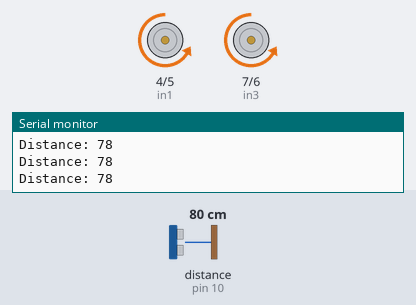
A sketch run on a simulated Arduino Uno, built with avr-gcc and run on an emulated ATmega328P. Parts: motor-driver pin pairs drawn as motors (green arrow = first pin HIGH = forward, orange = second pin HIGH = backward, longer = more drive, scaled by the enable pin), the last lines printed to the serial monitor. Wiring (inferred from the names in the program): ultrasonic range finder: trigger pin 11; echo pin 10. The inputs (shaded band) are chosen by the test bench; at power-on: distance to the obstacle (sensor on pin 10) 80 cm. The echo pulse lasts 58.3 µs per cm.

Above: at 3.2 s.
3.3 s: distance to the obstacle (sensor on pin 10) set to 12 cm
4.8 s: distance to the obstacle (sensor on pin 10) set to 9 cm
At 6.8 s:
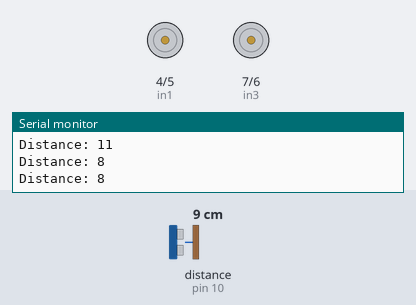
7.8 s: distance to the obstacle (sensor on pin 10) set to 18 cm
9.7 s: distance to the obstacle (sensor on pin 10) set to 2 cm
At 10.7 s:
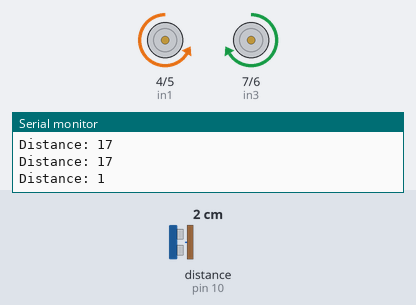
Timing chart, 0 to 13.7 s (numbered marks = the images above; inputs shaded):
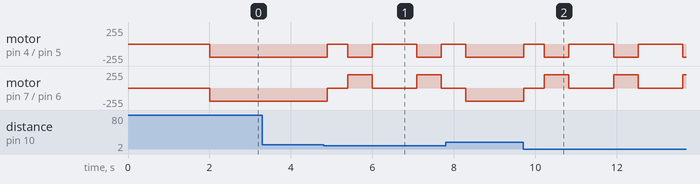

Measured:
- the behaviour switches between 11 and 10 cm on distance to the obstacle (sensor on pin 10) (found by bisection; images 0 and 1)
- after the input at 4.8 s, motor on pin 4 (in1) / pin 5 (in2): goes stopped 0.50 s, backward 200/255 0.60 s, stopped 1.1 s, backward 200/255 0.60 s, then stopped, starting after 0.09 s; motor on pin 7 (in3) / pin 6 (in4): goes stopped 0.50 s, forward 200/255 0.60 s, stopped 1.1 s, forward 200/255 0.60 s, then stopped, starting after 0.09 s
- after the input at 9.7 s, motor on pin 4 (in1) / pin 5 (in2): backward 200/255 → stopped at once, then repeats every 1.7 s: backward 200/255 0.60 s, stopped 1.1 s; motor on pin 7 (in3) / pin 6 (in4): backward 200/255 → stopped at once, then repeats every 1.7 s: forward 200/255 0.60 s, stopped 1.1 s

The sketch:

robotcar_arduino.ino
```cpp
// --- Pin Definitions ---
// Motor A (Left)
#define enA 3
#define in1 4
#define in2 5

// Motor B (Right)
#define enB 9
#define in3 7
#define in4 6

// Ultrasonic Sensor Pins (New)
#define trigPin 11
#define echoPin 10

// --- Settings ---
int motorSpeed = 200;
int turnTimeFor90Deg = 600; // Calibrate this for your specific robot
int obstacleThreshold = 10; // Distance in cm to trigger avoidance

//this function runs ONCE every restart/powerup
void setup() {
  // Motor pins
  pinMode(enA, OUTPUT);
  pinMode(in1, OUTPUT);
  pinMode(in2, OUTPUT);
  pinMode(enB, OUTPUT);
  pinMode(in3, OUTPUT);
  pinMode(in4, OUTPUT);

  // Sensor pins
  pinMode(trigPin, OUTPUT);
  pinMode(echoPin, INPUT);

  // Debugging
  Serial.begin(115200);

  stopMotors();
  delay(2000); // 2 second startup delay to get ready
}

//this function runs REPEATEDLY after setup() completes
void loop() { // it is a while(true) loop
  // 1. Measure distance
  int distance = measureDistance();
  Serial.print("Distance: ");
  Serial.println(distance);

  // 2. Logic: Avoid or Move Forward
  // We check if distance is > 0 (valid reading) and < threshold
  if (distance > 0 && distance < obstacleThreshold) {
    // Obstacle detected!
    stopMotors();
    delay(500); // Short pause

    // Rotate 90 degrees to avoid
    rotate90Clockwise();
    stopMotors();
    delay(500); // Wait a moment before moving again

  } else {
    // Path is clear
    goForward();
  }

  delay(100); // Small delay for sensor stability
}

// --- FUNCTIONS ---

// Function to measure distance in cm
int measureDistance() {
  digitalWrite(trigPin, LOW);
  delayMicroseconds(2);

  digitalWrite(trigPin, HIGH);
  delayMicroseconds(10);
  digitalWrite(trigPin, LOW);

  // Read the duration of the echo
  long duration = pulseIn(echoPin, HIGH);

  // Calculate distance (speed of sound is ~343m/s)
  int distanceCm = duration * 0.034 / 2;

  return distanceCm;
}

// Motor functions

void goForward() {
  digitalWrite(in1, LOW);
  digitalWrite(in2, HIGH);
  analogWrite(enA, motorSpeed);

  digitalWrite(in3, LOW);
  digitalWrite(in4, HIGH);
  analogWrite(enB, motorSpeed);
}

void stopMotors() {
  digitalWrite(in1, LOW);
  digitalWrite(in2, LOW);
  digitalWrite(in3, LOW);
  digitalWrite(in4, LOW);
  analogWrite(enA, 0);
  analogWrite(enB, 0);
}

void rotate90Clockwise() {
  // Motor A Forward
  digitalWrite(in1, LOW);
  digitalWrite(in2, HIGH);
  analogWrite(enA, motorSpeed);

  // Motor B Backward
  digitalWrite(in3, HIGH);
  digitalWrite(in4, LOW);
  analogWrite(enB, motorSpeed);

  delay(turnTimeFor90Deg);
}

void rotate90CounterClockwise() {
  // Motor A Backward
  digitalWrite(in1, HIGH);
  digitalWrite(in2, LOW);
  analogWrite(enA, motorSpeed);

  // Motor B Forward
  digitalWrite(in3, LOW);
  digitalWrite(in4, HIGH);
  analogWrite(enB, motorSpeed);

  delay(turnTimeFor90Deg);
}
```
